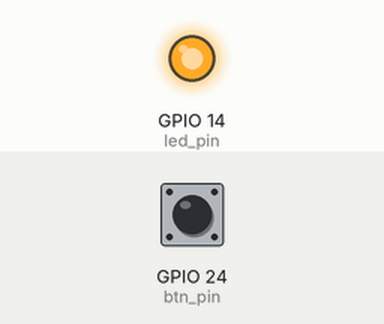
This program was run on a simulated Raspberry Pi (BCM pin numbers). Parts: output pins drawn as LEDs (lit = HIGH). Inputs (shaded band) come from the test bench; at power-on: GPIO 24 (btn_pin) HIGH.

Above: at 1.2 s.
1.3 s: GPIO 24 (btn_pin) pulled LOW for 0.15 s
At 1.37 s:
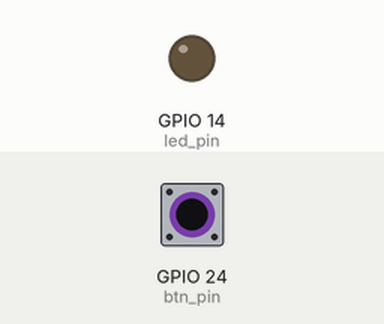
2.9 s: GPIO 24 (btn_pin) pulled LOW for 3.2 s
At 7.4 s:
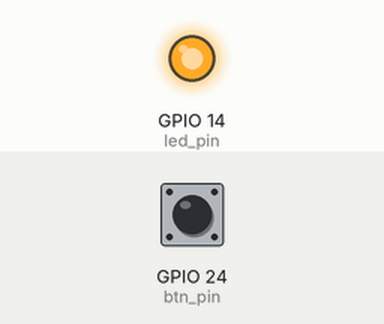
Timing chart, 0 to 8.9 s (numbered marks = the images above; inputs shaded):
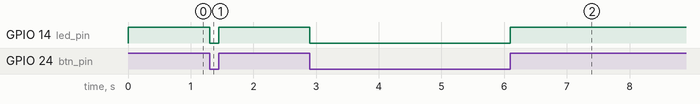

Measured:
- after the input at 1.3 s, GPIO 14 (led_pin): HIGH → LOW at once, → HIGH 0.15 s later
- after the input at 2.9 s, GPIO 14 (led_pin): HIGH → LOW at once, → HIGH 3.2 s later

The program:

ledButton.py
```python
import time
import RPi.GPIO as GPIO
# Pins definitions
btn_pin = 24
led_pin = 14
#supress warnings
GPIO.setwarnings(False)
# Set up pins
GPIO.setmode(GPIO.BCM)
GPIO.setup(btn_pin, GPIO.IN,pull_up_down=GPIO.PUD_UP)
GPIO.setup(led_pin, GPIO.OUT)

# If button is pushed, light up LED
try:
    while True:
        if GPIO.input(btn_pin):
            GPIO.output(led_pin, GPIO.HIGH)
        #time.sleep(1)
        else:
            GPIO.output(led_pin, GPIO.LOW)
        #time.sleep(1)

# When you press ctrl+c, this will be called
finally:
    GPIO.cleanup()
```
